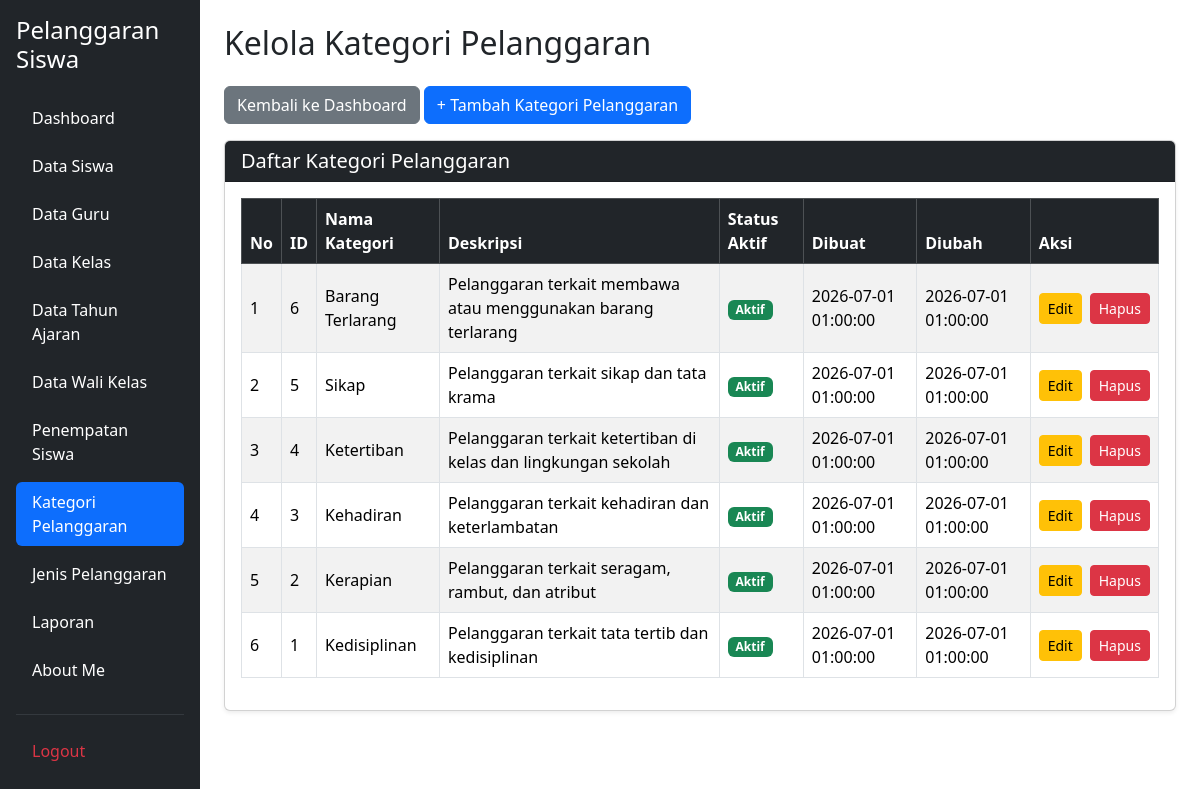
Page /kelola_pelanggaran_kategori.php (signed in) on the committed database.
### tables this page shows
CREATE TABLE `t_pelanggaran_kategori` (
  `id` int(11) NOT NULL,
  `nama` varchar(100) DEFAULT NULL,
  `deskripsi` text NOT NULL,
  `status_aktif` tinyint(1) NOT NULL,
  `created_at` timestamp NOT NULL DEFAULT current_timestamp(),
  `updated_at` timestamp NOT NULL DEFAULT current_timestamp()
);

### kelola_pelanggaran_kategori.php (the view, shortened to what this page needs)
<?php
include 'config/koneksi.php';
$sql = "SELECT * FROM t_pelanggaran_kategori ORDER BY id DESC";
$hasil = mysqli_query($koneksi, $sql);
?>
<!DOCTYPE html>
<html lang="id">
<head>
    <link href="https://cdn.jsdelivr.net/npm/bootstrap@5.3.8/dist/css/bootstrap.min.css"
          rel="stylesheet">
    <link href="https://cdn.datatables.net/2.3.4/css/dataTables.bootstrap5.min.css"
          rel="stylesheet">
</head>
<body>
<div class="container-fluid">
    <div class="row">
        <?php include 'layout/sidebar.php'; ?>
        <main class="col-md-9 col-lg-10 p-4">
            <h2 class="mb-4">Kelola Kategori Pelanggaran</h2>
            <div class="mb-3">
                <a href="dashboard.php" class="btn btn-secondary">
                    Kembali ke Dashboard
                </a>
                <a href="tambah_pelanggaran_kategori.php" class="btn btn-primary">
                    + Tambah Kategori Pelanggaran
                </a>
            </div>
            <div class="card shadow-sm">
                <div class="card-header bg-dark text-white">
                    <h5 class="mb-0">Daftar Kategori Pelanggaran</h5>
                </div>
                <div class="card-body">
                    <div class="table-responsive">
                        <table id="tabelKategori"
                               class="table table-striped table-bordered table-hover align-middle w-100">
                            <thead class="table-dark">
                                <tr>
                                    <th>No</th>
                                    <th>ID</th>
                                    <th>Nama Kategori</th>
                                    <th>Deskripsi</th>
                                    <th>Status Aktif</th>
                                    <th>Dibuat</th>
                                    <th>Diubah</th>
                                    <th>Aksi</th>
                                </tr>
                            </thead>
                            <tbody>
                                <?php
                                $no = 1;
                                if ($hasil && mysqli_num_rows($hasil) > 0) {
                                    while ($row = mysqli_fetch_assoc($hasil)) {
                                ?>
                                    <tr>
                                        <td><?= $no++; ?></td>
                                        <td><?= (int) $row['id']; ?></td>
                                        <td>
                                            <?= htmlspecialchars($row['nama'] ?? ''); ?>
                                        </td>
                                        <td>
                                            <?= htmlspecialchars($row['deskripsi'] ?? ''); ?>
                                        </td>
                                        <td>
                                            <?php if ($row['status_aktif'] == 1) { ?>
                                                <span class="badge bg-success">Aktif</span>
                                            <?php } else { ?>
                                                <span class="badge bg-secondary">Tidak Aktif</span>
                                            <?php } ?>
                                        </td>
                                        <td>
                                            <?= htmlspecialchars($row['created_at'] ?? '-'); ?>
                                        </td>
                                        <td>
                                            <?= htmlspecialchars($row['updated_at'] ?? '-'); ?>
                                        </td>
                                        <td>
                                            <div class="d-flex gap-2">
                                                <a href="edit_pelanggaran_kategori.php?id=<?= (int) $row['id']; ?>"
                                                   class="btn btn-warning btn-sm">
                                                    Edit
                                                </a>
                                                <a href="hapus_pelanggaran_kategori.php?id=<?= (int) $row['id']; ?>"
                                                   class="btn btn-danger btn-sm"
                                                   onclick="return confirm('Yakin ingin menghapus kategori pelanggaran ini?');">
                                                    Hapus
                                                </a>
                                            </div>
                                        </td>
                                    </tr>
                                <?php
                                    }
                                }
                                ?>
                            </tbody>
                        </table>
                    </div>
                </div>
            </div>
        </main>
    </div>
</div>
</body>
</html>

### rows in the picture
t_pelanggaran_kategori: id "6", nama "Barang Terlarang", deskripsi "Pelanggaran terkait membawa atau menggunakan barang terlarang", status_aktif "Aktif", created_at "2026-07-01 01:00:00", updated_at "2026-07-01 01:00:00"
t_pelanggaran_kategori: id "5", nama "Sikap", deskripsi "Pelanggaran terkait sikap dan tata krama", status_aktif "Aktif", created_at "2026-07-01 01:00:00", updated_at "2026-07-01 01:00:00"
t_pelanggaran_kategori: id "4", nama "Ketertiban", deskripsi "Pelanggaran terkait ketertiban di kelas dan lingkungan sekolah", status_aktif "Aktif", created_at "2026-07-01 01:00:00", updated_at "2026-07-01 01:00:00"
t_pelanggaran_kategori: id "3", nama "Kehadiran", deskripsi "Pelanggaran terkait kehadiran dan keterlambatan", status_aktif "Aktif", created_at "2026-07-01 01:00:00", updated_at "2026-07-01 01:00:00"
t_pelanggaran_kategori: id "2", nama "Kerapian", deskripsi "Pelanggaran terkait seragam, rambut, dan atribut", status_aktif "Aktif", created_at "2026-07-01 01:00:00", updated_at "2026-07-01 01:00:00"
t_pelanggaran_kategori: id "1", nama "Kedisiplinan", deskripsi "Pelanggaran terkait tata tertib dan kedisiplinan", status_aktif "Aktif", created_at "2026-07-01 01:00:00", updated_at "2026-07-01 01:00:00"
